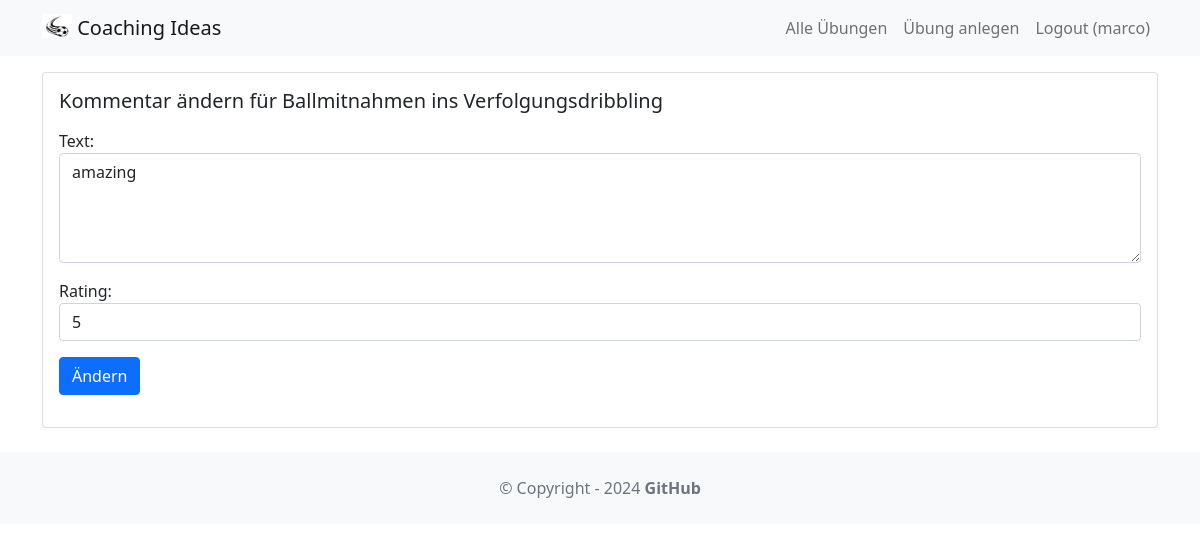
Page /exercise/comment/8 (signed in) on the earlier database version.
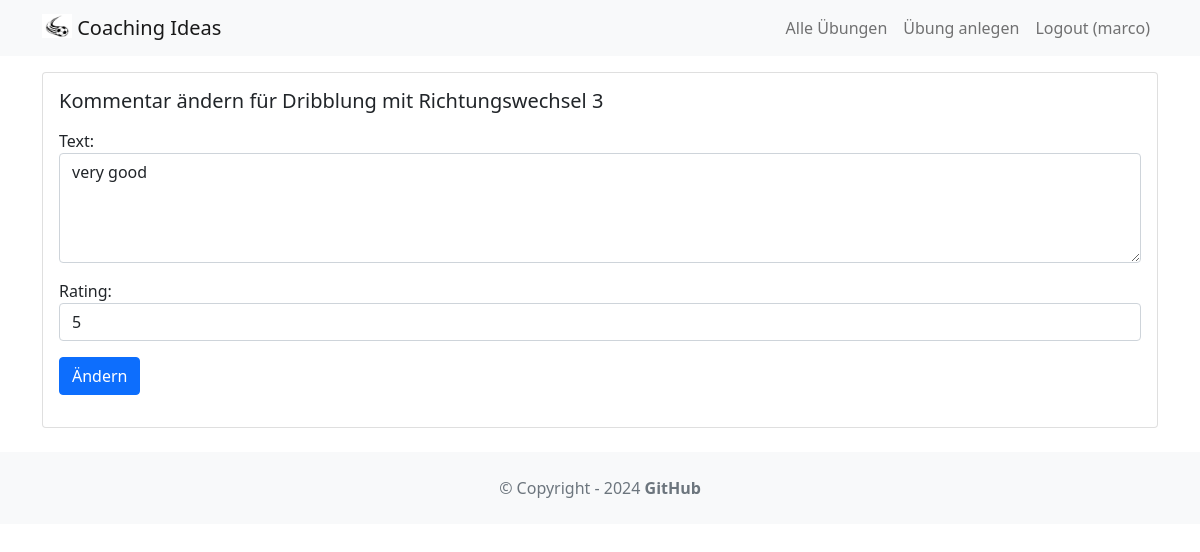
Same page on the later database version.
### exercise/models.py (models this page shows, shortened)
class Comment(models.Model):
    text = models.TextField(max_length=100)
    date = models.DateTimeField(auto_now_add=True)
    user = models.ForeignKey(User, on_delete=models.CASCADE)
    exercise = models.ForeignKey(Exercise, on_delete=models.CASCADE)
    rating = models.IntegerField(default=0, choices=[(i, i) for i in range(0, 6)])

class Exercise(models.Model):
    title = models.CharField(max_length=255)
    body = models.TextField()
    created_on = models.DateTimeField(auto_now_add=True)
    last_modified = models.DateTimeField(auto_now=True)
    creator = models.ForeignKey(User, on_delete=models.SET_NULL, null=True)
    soccer_skills = models.CharField(
        max_length=50, choices=SoccerSkillTextChoices.choices, blank=True
    )
    for_adults = models.BooleanField(default=True)
    for_jun_a = models.BooleanField(default=False)
    for_jun_b = models.BooleanField(default=False)
    for_jun_c = models.BooleanField(default=False)
    for_jun_d = models.BooleanField(default=False)
    for_jun_e = models.BooleanField(default=False)
    for_jun_f = models.BooleanField(default=False)
    for_jun_g = models.BooleanField(default=False)
    image = models.ImageField(upload_to="exercise/images/", null=True, blank=True)
    pdf = models.FileField(upload_to="exercise/pdfs/", blank=True)
    youtube_link = models.URLField(blank=True, null=True)
    rating = models.IntegerField(default=0, choices=[(i, i) for i in range(0, 6)])
    average_rating = models.FloatField(default=0)

### exercise/views.py (the view, shortened to what this page needs)
# urls.py: path("comment/<int:comment_id>", update_comment, name="update_comment"),
@login_required
@user_passes_test(lambda u: u.is_staff or u.is_authenticated)
def update_comment(request, comment_id):
    comment = get_object_or_404(Comment, pk=comment_id)
    if request.method == "GET":
        form = CommentForm(instance=comment)
        return render(
            request, "update_comment.html", {"comment": comment, "form": form}
        )

### exercise/forms.py
class CommentForm(ModelForm):
    def __init__(self, *args, **kwargs):
        super(ModelForm, self).__init__(*args, **kwargs)
        self.fields["text"].widget.attrs.update({"class": "form-control"})
        self.fields["rating"].widget.attrs.update({"class": "form-control"})
    class Meta:
        model = Comment
        fields = ["text", "rating"]
        widgets = {
            "text": Textarea(attrs={"rows": 4}),
        }

### exercise/templates/update_comment.html (shortened to what this page needs)
{% extends 'base.html' %}
{% block content %}
    <div class="card mb-3">
        <div class="row g-0">
            <div>
                <div class="card-body">
                    <h5 class="card-title">
                        Kommentar ändern für {{ comment.exercise.title }}
                    </h5>
                    <p class="card-text">
                    <form method="POST">
                        {{ form.as_p }}
                        <button type="submit"
                                class="btn btn-primary">
                            Ändern
                        </button>
                    </form>
                    </p>
                </div>
            </div>
        </div>
    </div>
{% endblock content %}

Differences in the rows shown:
changed Comment: exercise "Ballmitnahmen ins Verfolgungsdribbling" → "Dribblung mit Richtungswechsel 3"; text "amazing" → "very good"
